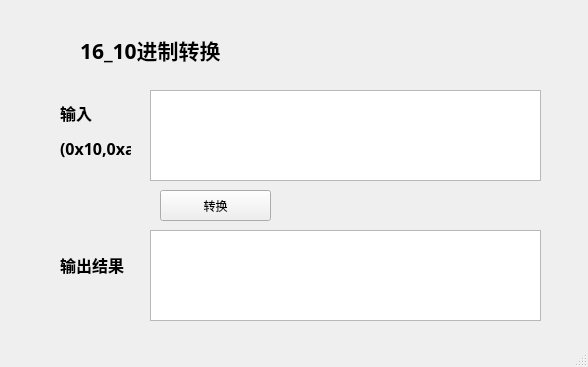
<?xml version="1.0" encoding="UTF-8"?>
<ui version="4.0">
 <class>MainWindow</class>
 <widget class="QMainWindow" name="MainWindow">
  <property name="geometry">
   <rect>
    <x>0</x>
    <y>0</y>
    <width>588</width>
    <height>367</height>
   </rect>
  </property>
  <property name="baseSize">
   <size>
    <width>0</width>
    <height>0</height>
   </size>
  </property>
  <property name="windowTitle">
   <string>MainWindow</string>
  </property>
  <widget class="QWidget" name="centralwidget">
   <widget class="QTextEdit" name="price_box">
    <property name="geometry">
     <rect>
      <x>150</x>
      <y>90</y>
      <width>391</width>
      <height>91</height>
     </rect>
    </property>
    <property name="font">
     <font>
      <family>Consolas</family>
      <pointsize>12</pointsize>
      <weight>75</weight>
      <bold>true</bold>
      <kerning>false</kerning>
     </font>
    </property>
    <property name="html">
     <string>&lt;!DOCTYPE HTML PUBLIC &quot;-//W3C//DTD HTML 4.0//EN&quot; &quot;http://www.w3.org/TR/REC-html40/strict.dtd&quot;&gt;
&lt;html&gt;&lt;head&gt;&lt;meta name=&quot;qrichtext&quot; content=&quot;1&quot; /&gt;&lt;style type=&quot;text/css&quot;&gt;
p, li { white-space: pre-wrap; }
&lt;/style&gt;&lt;/head&gt;&lt;body style=&quot; font-family:'Consolas'; font-size:12pt; font-weight:600; font-style:normal;&quot;&gt;
&lt;p style=&quot;-qt-paragraph-type:empty; margin-top:0px; margin-bottom:0px; margin-left:0px; margin-right:0px; -qt-block-indent:0; text-indent:0px; font-family:'Corbel'; font-size:20pt;&quot;&gt;&lt;br /&gt;&lt;/p&gt;&lt;/body&gt;&lt;/html&gt;</string>
    </property>
   </widget>
   <widget class="QLabel" name="label">
    <property name="geometry">
     <rect>
      <x>60</x>
      <y>100</y>
      <width>71</width>
      <height>61</height>
     </rect>
    </property>
    <property name="baseSize">
     <size>
      <width>7</width>
      <height>8</height>
     </size>
    </property>
    <property name="font">
     <font>
      <family>Agency FB</family>
      <pointsize>12</pointsize>
      <weight>75</weight>
      <bold>true</bold>
     </font>
    </property>
    <property name="cursor">
     <cursorShape>ArrowCursor</cursorShape>
    </property>
    <property name="text">
     <string>&lt;html&gt;&lt;head/&gt;&lt;body&gt;&lt;p&gt;输入&lt;/p&gt;&lt;p&gt;(0x10,0xaa)&lt;/p&gt;&lt;/body&gt;&lt;/html&gt;</string>
    </property>
   </widget>
   <widget class="QPushButton" name="calc_tax_button">
    <property name="geometry">
     <rect>
      <x>160</x>
      <y>190</y>
      <width>111</width>
      <height>31</height>
     </rect>
    </property>
    <property name="text">
     <string>转换</string>
    </property>
   </widget>
   <widget class="QTextEdit" name="results_window">
    <property name="geometry">
     <rect>
      <x>150</x>
      <y>230</y>
      <width>391</width>
      <height>91</height>
     </rect>
    </property>
    <property name="font">
     <font>
      <family>Consolas</family>
      <pointsize>12</pointsize>
      <weight>75</weight>
      <bold>true</bold>
     </font>
    </property>
    <property name="html">
     <string>&lt;!DOCTYPE HTML PUBLIC &quot;-//W3C//DTD HTML 4.0//EN&quot; &quot;http://www.w3.org/TR/REC-html40/strict.dtd&quot;&gt;
&lt;html&gt;&lt;head&gt;&lt;meta name=&quot;qrichtext&quot; content=&quot;1&quot; /&gt;&lt;style type=&quot;text/css&quot;&gt;
p, li { white-space: pre-wrap; }
&lt;/style&gt;&lt;/head&gt;&lt;body style=&quot; font-family:'Consolas'; font-size:12pt; font-weight:600; font-style:normal;&quot;&gt;
&lt;p style=&quot;-qt-paragraph-type:empty; margin-top:0px; margin-bottom:0px; margin-left:0px; margin-right:0px; -qt-block-indent:0; text-indent:0px; font-size:15pt;&quot;&gt;&lt;br /&gt;&lt;/p&gt;&lt;/body&gt;&lt;/html&gt;</string>
    </property>
   </widget>
   <widget class="QLabel" name="label_3">
    <property name="geometry">
     <rect>
      <x>80</x>
      <y>30</y>
      <width>161</width>
      <height>41</height>
     </rect>
    </property>
    <property name="font">
     <font>
      <family>Impact</family>
     </font>
    </property>
    <property name="text">
     <string>&lt;html&gt;&lt;head/&gt;&lt;body&gt;&lt;p&gt;&lt;span style=&quot; font-size:16pt; font-weight:600;&quot;&gt;16_10进制转换&lt;/span&gt;&lt;/p&gt;&lt;/body&gt;&lt;/html&gt;</string>
    </property>
    <property name="textFormat">
     <enum>Qt::AutoText</enum>
    </property>
   </widget>
   <widget class="QLabel" name="label_2">
    <property name="geometry">
     <rect>
      <x>60</x>
      <y>250</y>
      <width>71</width>
      <height>31</height>
     </rect>
    </property>
    <property name="baseSize">
     <size>
      <width>7</width>
      <height>8</height>
     </size>
    </property>
    <property name="font">
     <font>
      <family>Agency FB</family>
      <pointsize>12</pointsize>
      <weight>75</weight>
      <bold>true</bold>
     </font>
    </property>
    <property name="cursor">
     <cursorShape>ArrowCursor</cursorShape>
    </property>
    <property name="text">
     <string>&lt;html&gt;&lt;head/&gt;&lt;body&gt;&lt;p&gt;输出结果&lt;/p&gt;&lt;/body&gt;&lt;/html&gt;</string>
    </property>
   </widget>
  </widget>
  <widget class="QMenuBar" name="menubar">
   <property name="geometry">
    <rect>
     <x>0</x>
     <y>0</y>
     <width>588</width>
     <height>23</height>
    </rect>
   </property>
  </widget>
  <widget class="QStatusBar" name="statusbar"/>
 </widget>
 <resources/>
 <connections/>
</ui>
